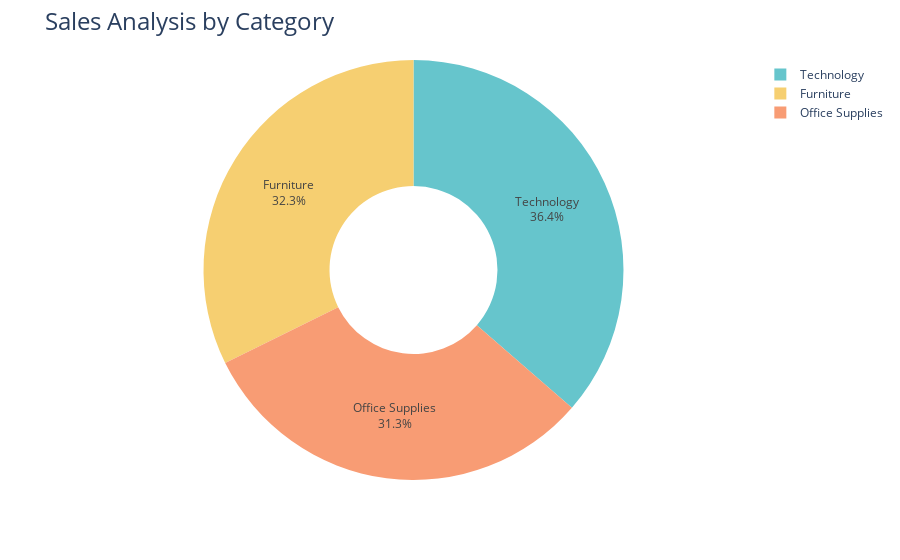

The cell this chart's notebook holds for it:
### Code cell
fig=px.pie(Sales_by_Category,
            names="Category",
            values='Sales',
            hole=0.4,
            color_discrete_sequence=colors.qualitative.Pastel)
fig.update_traces(textposition='inside',textinfo='percent+label')
fig.update_layout(title_text='Sales Analysis by Category',title_font=dict(size=24))
fig.show()

### Figure 1 — Plotly figure (JSON) as saved in the notebook; plotly's stock layout.template omitted (floating-point values rounded to 4 significant figures)
{"data": [{"domain": {"x": [0, 1], "y": [0, 1]}, "hole": 0.4, "hovertemplate": "Category=%{label}<br>Sales=%{value}<extra></extra>", "labels": ["Furniture", "Office Supplies", "Technology"], "legendgroup": "", "name": "", "showlegend": true, "textinfo": "percent+label", "textposition": "inside", "type": "pie", "values": [742000.0, 719000.0, 836200.0]}], "layout": {"legend": {"tracegroupgap": 0}, "margin": {"t": 60}, "piecolorway": ["rgb(102, 197, 204)", "rgb(246, 207, 113)", "rgb(248, 156, 116)", "rgb(220, 176, 242)", "rgb(135, 197, 95)", "rgb(158, 185, 243)", "rgb(254, 136, 177)", "rgb(201, 219, 116)", "rgb(139, 224, 164)", "rgb(180, 151, 231)", "rgb(179, 179, 179)"], "title": {"font": {"size": 24}, "text": "Sales Analysis by Category"}}}
